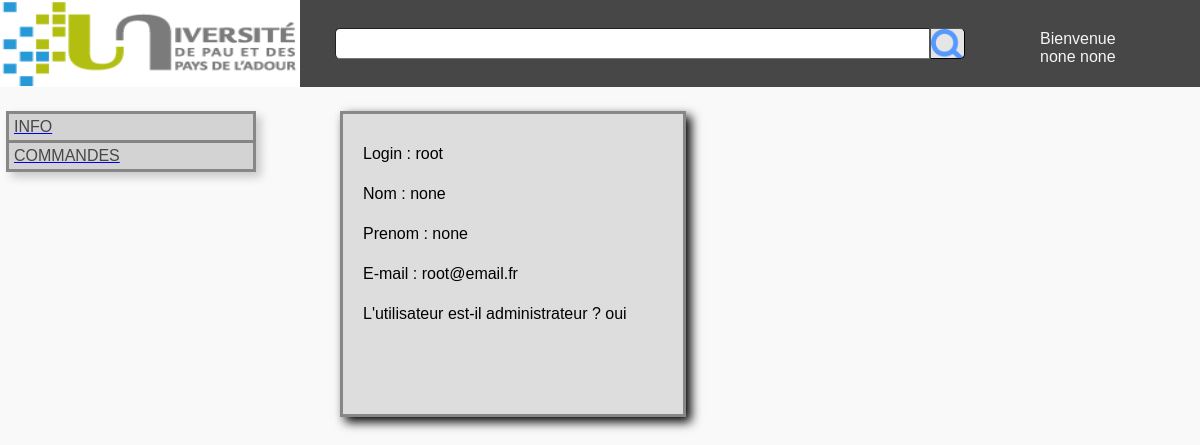
The page /user_panel.php (signed in) on the database its author committed.
### tables this page shows
CREATE TABLE users(
  user_id INT NOT NULL AUTO_INCREMENT,
  user_login VARCHAR(30) NOT NULL,
  user_name VARCHAR(30) NOT NULL,
  user_surname VARCHAR(40) NOT NULL,
  user_password VARCHAR(100) NOT NULL,
  user_mail VARCHAR(50) NOT NULL,
  user_is_admin BOOLEAN NOT NULL,
  CONSTRAINT users_key PRIMARY KEY(user_id)
);

### info.php (the view, shortened to what this page needs)
<?php
	$db_connect = mysqli_connect("localhost", "u_clecoq001", "YwYL3tnj", "db_clecoq001");
	$user_id = $_SESSION['login'];
	$req_user_info = 'SELECT * FROM users WHERE user_login="'.$user_id.'"';
	$user = mysqli_fetch_array(mysqli_query($db_connect, $req_user_info));
	$user_login = $user[1];
	$user_nom = $user[2];
	$user_prenom = $user[3];
	$user_mail = $user[5];
	$user_isAdmin = $user[6];
	if ($user_isAdmin == 0) {
		$user_isAdmin = 'non';
	} else {
		$user_isAdmin = 'oui';
	};
?>
<div class="panel_info">
	<?php
	echo 'Login : '.$user_login.'<Br>';
	echo 'Nom : '.$user_nom.'<Br>';
	echo 'Prenom : '.$user_prenom.'<Br>';
	echo 'E-mail : '.$user_mail.'<Br>';
	echo 'L\'utilisateur est-il administrateur ? '.$user_isAdmin.'<Br>';
	?>
</div>

### main_stylesheet.css (style rules this page uses)
.background { background-color: #F9F9F9; font-family: Verdana, Arial, sans-serif; }
.panel_info { background-color: #DDDDDD; border-style: solid; border-color: #878787; width: 320px; height: 280px; box-shadow: 5px 5px 10px; flex-direction: column; line-height: 250%; padding-top: 20px; padding-left: 20px; margin-top: 2%; margin-left: 5%; }

### rows shown on the page
users: user_login "root", user_name "none", user_surname "none", user_mail "root@email.fr", user_is_admin "oui"

### other values the page prints
$_SESSION['prenom'] "none"
$_SESSION['nom'] "none"
